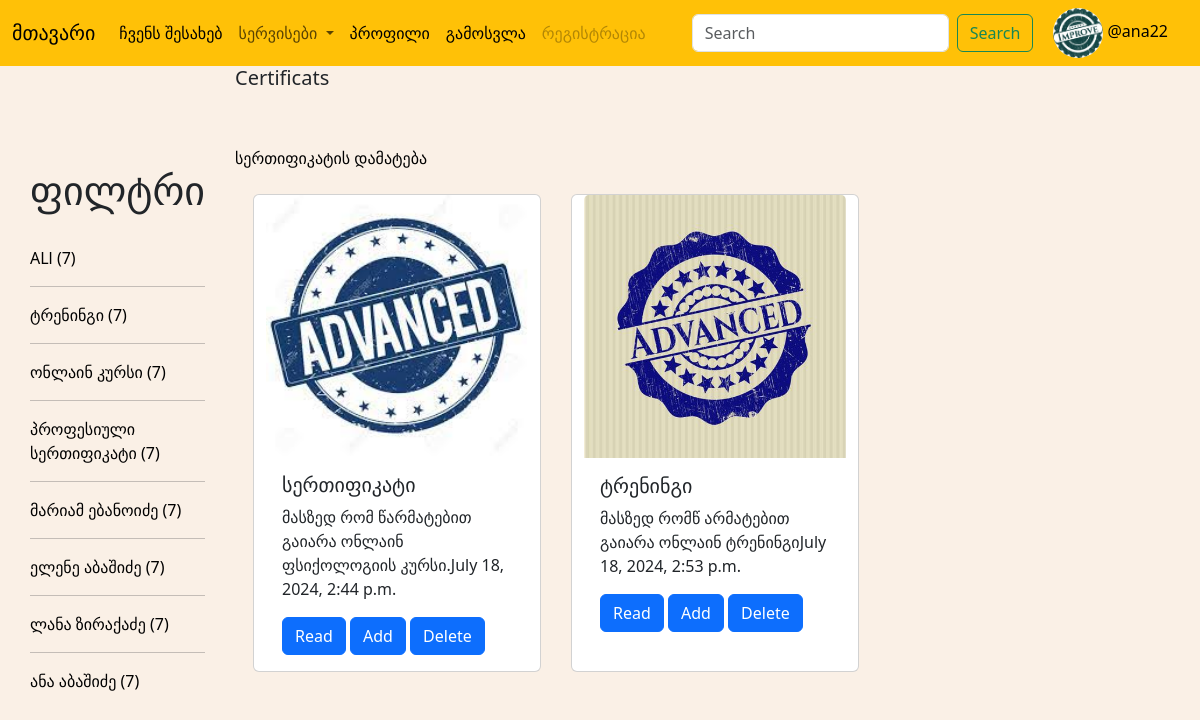
The page /article3/1/ (signed in) on the database its author committed.
### base/models.py (models this page shows)
class User(AbstractUser):
    certifs = models.ManyToManyField(Certif, blank=True, related_name="users")
    bio = models.TextField(null=True)
    avatar = models.ImageField(null=True, default='photoo.png')

class Genre(models.Model):
    name = models.CharField(max_length=30)
    def __str__(self):
        return self.name

class Certif(models.Model):
    creator = models.ForeignKey('User', on_delete=models.SET("Unknown Creator"))
    picture = models.ImageField(null=True, blank=True)
    name = models.CharField(max_length=200)
    genre = models.ManyToManyField(Genre, blank=True, related_name="certifs")
    who = models.ForeignKey(Who, on_delete=models.SET("Unknown Who"))
    description = models.TextField(max_length=500)
    file = models.FileField(null=True)
    created = models.DateTimeField(auto_now_add=True)

### base/views.py (the view)
# urls.py: path('article3/<str:id>/', views.article3, name='article3'),
def article3(request, id):
    q = request.GET.get('q') if request.GET.get('q') != None else ""
    seeder_func()
    certifs = Certif.objects.filter(Q(name__icontains=q) | Q(description__icontains=q) | Q(genre__name__icontains=q))
    certifs = list(dict.fromkeys(certifs))
    genres = Genre.objects.all()
    context = {"certifs": certifs}
    heading = "Certificats"
    context = {"certifs": certifs, "heading": heading, "genres": genres}
    print(certifs)
    return render(request, 'base/article3.html', context)

### base/seeder.py (called while the page is built)
def seeder_func():
    whos = ['მარიამ ებანნოიძე', 'ელენე აბაშიძე', 'ლანა ზირაქაძე']
    genres = ['ტრენინგი', 'ონლაინ კურსი', 'პროფესიული სერთიფიკატი']
    for who in whos:
        if not Who.objects.filter(name=who):
            new_who = Who(name=who)
            new_who.save()
    for genre in genres:
        if not Genre.objects.filter(name=genre):
            new_genre = Genre(name=genre)
            new_genre.save()

### base/templates/base/article3.html (shortened to what this page needs)
{% extends 'main.html' %}
{% block content %}
{% include 'base/certifs.html' %}
{% endblock %}

### templates/navbar.html (shortened to what this page needs)
<nav class="navbar navbar-expand-lg bg-warning">
  <div class="container-fluid">
    <a class="navbar-brand" href="{% url 'home' %}">მთავარი </a>
    <div class="collapse navbar-collapse" id="navbarSupportedContent">
      <ul class="navbar-nav me-auto mb-2 mb-lg-0">
        <li class="nav-item">
          <a class="nav-link active" aria-current="page" href="{% url 'about' %}"> ჩვენს შესახებ </a>
        </li>
        <li class="nav-item dropdown">
          <a class="nav-link dropdown-toggle" href="#" role="button" data-bs-toggle="dropdown" aria-expanded="false">
            სერვისები
          </a>
        </li>
        {% if request.user.is_authenticated %}
         <li class="nav-item">
          <a class="nav-link active" aria-current="page" href="{% url 'profile' request.user.id %}"> პროფილი </a>
        </li>
        <li class="nav-item">
          <a class="nav-link active" aria-current="page" href="{% url 'logout' %}"> გამოსვლა </a>
        </li>
        {% else %}
       <li class="nav-item">
          <a class="nav-link active" aria-current="page" href="{% url 'login' %}"> შესვლა </a>
        </li>
        {% endif %}
        <li class="nav-item">
          <a class="nav-link disabled" aria-disabled="true">რეგისტრაცია</a>
        </li>
      </ul>
      <form class="d-flex" role="search" action="">
        <input name="q" class="form-control me-2" type="search" placeholder="Search" aria-label="Search">
        <button class="btn btn-outline-success" type="submit">Search</button>
      </form>
  {% if request.user.is_authenticated %}
      <div style="margin:0px 20px;">
      <a href="{% url 'profile' request.user.id %}">
          <div  >
          <img src="{{request.user.avatar.url}}" width ="50px" height="50px" style="border-radius:50%">
              @{{ request.user.username }}
          </div>
          </a>
      </div>
      {% endif %}
    </div>
  </div>
</nav>

### base/templates/base/certifs.html (shortened to what this page needs)
<div class="home-container">
<div class="genres">
  <h1>ფილტრი</h1>
  <br>
  <a href="{{ request.path }}"> ALl ({{ genres.count }}) </a>
  {% for genre in genres %}
  <hr>
  <a href="{{ request.path }}?q={{ genre.name }}">{{genre}} ({{ genres.count }})</a>
  {% endfor %}
</div>
<div>
<div>
<h5> {{ heading }} </h5></div>
    <br>
    <br>
    <a href="{% url 'add' %}">სერთიფიკატის დამატება</a>
    <br>
    <br>
<div style ="display:flex" class="row">
{% for certif in certifs %}
<div class="card" style="width: 18rem; margin-left:30px">
  <img src="{{ certif.picture.url}}" class="card-img-top" alt="...">
  <div class="card-body">
    <h5 class="card-title">{{certif.name}}</h5>
    <p class="card-text">{{certif.description | slice:":100"}}{{ certif.created }}</p>
    {% if request.user.is_authenticated %}
     <a href="{% url 'reading' certif.id %}" class="btn btn-primary">Read</a>
    {% if certif in request.user.books.all %}
     <a href="{% url 'delete' certif.id %}" class="btn btn-primary">Drop</a>
    {% else  %}
     <a href="{% url 'adding' certif.id %}" class="btn btn-primary">Add</a>
     {% endif %}
      {% if request.user == certif.creator %}
      <a href="{% url 'delete_certif' certif.id %}" class="btn btn-primary">Delete</a>
      {% endif %}
   {% endif %}
  </div>
</div>
{% endfor %}
</div>
</div>
</div>

### static/styles/style.css (style rules this page uses)
body { background-color:#FAF0E6; }
a { text-decoration: none; color: black; }

### base/templates/base/certifs.html (style rules this page uses)
.home-container { display: grid; grid-template-columns: 1fr 5fr; }
.genres { margin: 100px 30px; }
.row { display: flex; flex-direction: row; }
.card { margin-bottom: 33px; }

### rows shown on the page
User: user.avatar (picture), user.username "ana22"
Genre: name "ტრენინგი", count "7"
Genre: name "ონლაინ კურსი", count "7"
Genre: name "პროფესიული სერთიფიკატი", count "7"
Genre: name "მარიამ ებანოიძე", count "7"
Genre: name "ელენე აბაშიძე", count "7"
Genre: name "ლანა ზირაქაძე", count "7"
Genre: name "ანა აბაშიძე", count "7"
Certif: picture (picture), name "სერთიფიკატი", description "მასზედ რომ წარმატებით გაიარა ონლაინ ფსიქოლოგიის კურსი.", created "July 18, 2024, 2:44 p.m.", shows "Delete"
Certif: picture (picture), name "ტრენინგი", description "მასზედ რომწ არმატებით გაიარა ონლაინ ტრენინგი", created "July 18, 2024, 2:53 p.m.", shows "Delete"

### other values the page prints
{{ genres.count }} "7"
{{ heading }} "Certificats"
